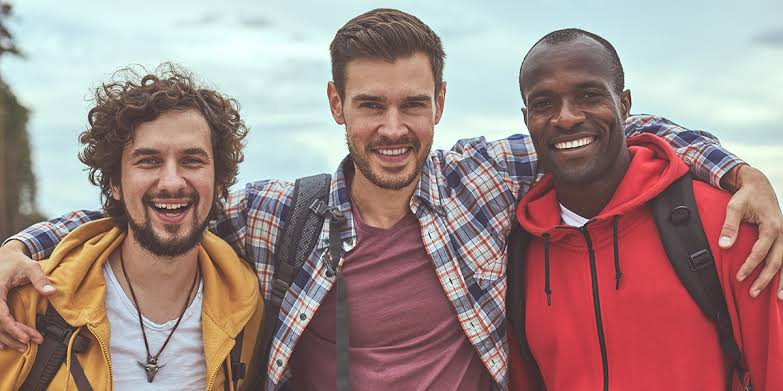
#> input picture images.jpeg, 783 x 391 px, found by its file name
$ python main.py
#> lines starting #> are read from the running program, lines starting #| are printed output that depends on the picture; after the words box and inside, x2 and y2 are one past the last pixel; in counts of white or black regions, pixels touching at a corner belong together
import cv2

try:
    cascade_path = cv2.data.haarcascades + "haarcascade_frontalface_alt.xml"

    faces = cv2.CascadeClassifier(cascade_path)

    img = cv2.imread("C:/Users/Hp/Documents/Hardik/images.jpeg")
#> img is the input picture: shape (391, 783, 3); mean B, G, R 133.4, 136.4, 161.1

    img_gray = cv2.cvtColor(img, cv2.COLOR_BGR2GRAY)
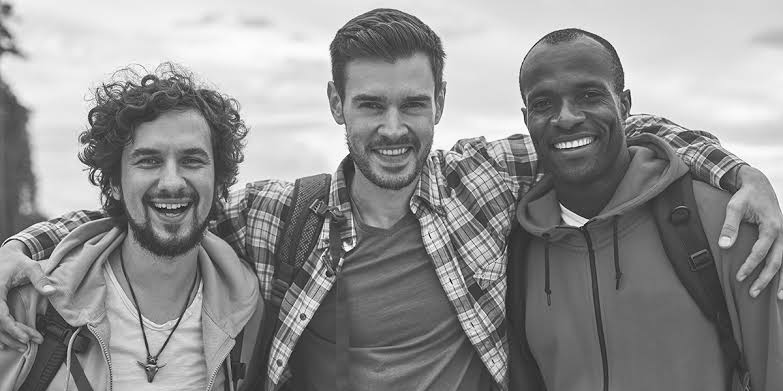
#> img_gray: shape (391, 783); min 1, max 255, mean 143.4

    detections = faces.detectMultiScale(img_gray, scaleFactor=1.1, minNeighbors=6)
#> detections = [[332, 58, 122, 122], [113, 115, 115, 115], [512, 58, 110, 110]]

    print(f"Possible face detected at: {detections}")
#| Possible face detected at: [[332  58 122 122]
#|  [113 115 115 115]
#|  [512  58 110 110]]

    for (x, y, w, h) in detections:
        cv2.rectangle(img, (x, y), (x + w, y + h), (0, 255, 0), 10)
#> this loop made 3 passes
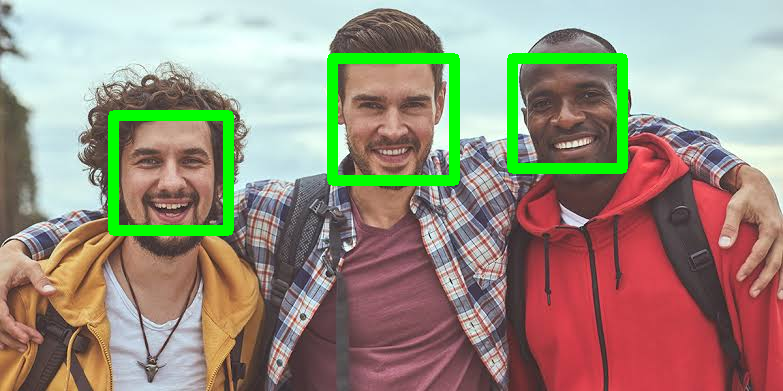
#> img: shape (391, 783, 3); 4.95% of pixels changed, all inside (x1, y1, x2, y2) = (108, 53, 628, 236)

    ims = cv2.resize(img, (600, 800))
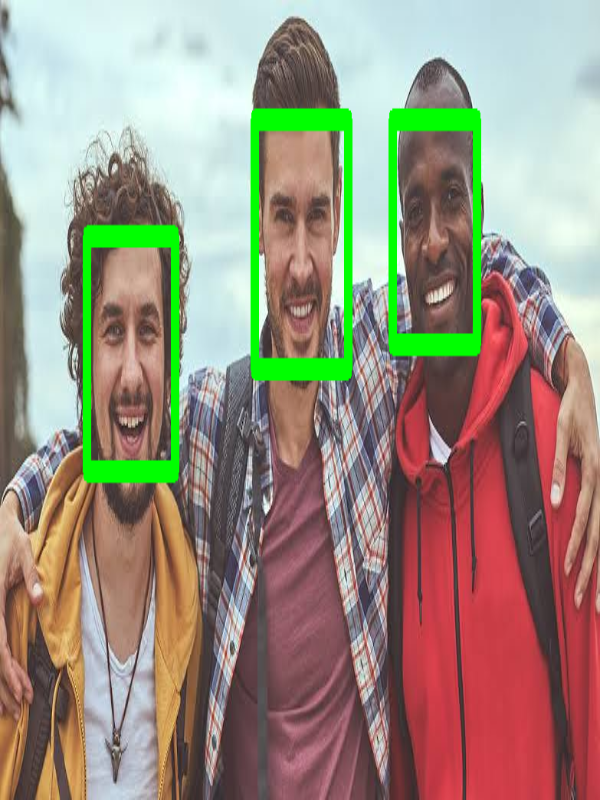
#> ims: shape (800, 600, 3); mean B, G, R 127.4, 142.7, 154.3

    cv2.imshow("output", ims)
    cv2.waitKey(0)

    # cv2.imwrite("images/output.jpg", ims)

except Exception as e:
    print(f"Something went wrong! Error: {str(e)}")
